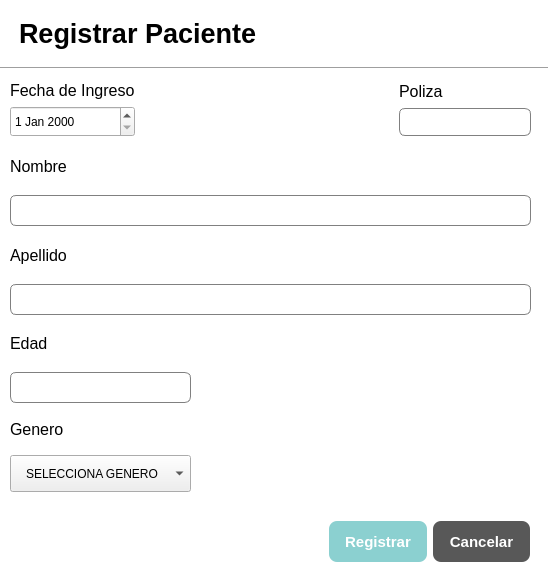
<?xml version="1.0" encoding="UTF-8"?>
<ui version="4.0">
 <class>PacienteDialog</class>
 <widget class="QDialog" name="PacienteDialog">
  <property name="geometry">
   <rect>
    <x>0</x>
    <y>0</y>
    <width>548</width>
    <height>584</height>
   </rect>
  </property>
  <property name="windowTitle">
   <string>Dialog</string>
  </property>
  <property name="styleSheet">
   <string notr="true">QDialog{
	background-color:white;
}

QLineEdit{
	border: 1px solid gray;
	border-radius: 6px;
	padding-left: 15px;
	height: 35px;
}

QComboBox{
	height: 35px;
	padding-left: 15px;
	selection-background-color: #2980B9;
}</string>
  </property>
  <widget class="Line" name="line">
   <property name="geometry">
    <rect>
     <x>0</x>
     <y>60</y>
     <width>551</width>
     <height>16</height>
    </rect>
   </property>
   <property name="orientation">
    <enum>Qt::Orientation::Horizontal</enum>
   </property>
  </widget>
  <widget class="QLabel" name="label">
   <property name="geometry">
    <rect>
     <x>19</x>
     <y>16</y>
     <width>321</width>
     <height>35</height>
    </rect>
   </property>
   <property name="font">
    <font>
     <pointsize>20</pointsize>
     <bold>true</bold>
    </font>
   </property>
   <property name="text">
    <string>Registrar Paciente</string>
   </property>
  </widget>
  <widget class="QWidget" name="layoutWidget_2">
   <property name="geometry">
    <rect>
     <x>329</x>
     <y>520</y>
     <width>201</width>
     <height>43</height>
    </rect>
   </property>
   <layout class="QHBoxLayout" name="horizontalLayout_4">
    <item>
     <widget class="QPushButton" name="registrar_btn">
      <property name="minimumSize">
       <size>
        <width>0</width>
        <height>41</height>
       </size>
      </property>
      <property name="styleSheet">
       <string notr="true">QPushButton{
	background-color: #8bd0d0;
	color: white;
	border: none;
	border-radius: 8px;
	font-weight: bold;
	font-size: 15px;
}</string>
      </property>
      <property name="text">
       <string>Registrar</string>
      </property>
     </widget>
    </item>
    <item>
     <widget class="QPushButton" name="cancelar_btn">
      <property name="minimumSize">
       <size>
        <width>0</width>
        <height>41</height>
       </size>
      </property>
      <property name="styleSheet">
       <string notr="true">QPushButton{
	background-color: #585858;
	color: white;
	border: none;
	border-radius: 8px;
	font-weight: bold;
	font-size: 15px;
}</string>
      </property>
      <property name="text">
       <string>Cancelar</string>
      </property>
     </widget>
    </item>
   </layout>
  </widget>
  <widget class="QWidget" name="layoutWidget">
   <property name="geometry">
    <rect>
     <x>10</x>
     <y>81</y>
     <width>521</width>
     <height>411</height>
    </rect>
   </property>
   <layout class="QVBoxLayout" name="verticalLayout_7">
    <item>
     <layout class="QHBoxLayout" name="horizontalLayout">
      <item>
       <layout class="QVBoxLayout" name="verticalLayout_2">
        <item>
         <widget class="QLabel" name="label_8">
          <property name="font">
           <font>
            <pointsize>12</pointsize>
           </font>
          </property>
          <property name="text">
           <string>Fecha de Ingreso</string>
          </property>
         </widget>
        </item>
        <item>
         <widget class="QDateEdit" name="fecha_dateEdit">
          <property name="minimumSize">
           <size>
            <width>0</width>
            <height>31</height>
           </size>
          </property>
          <property name="maximumSize">
           <size>
            <width>16777215</width>
            <height>31</height>
           </size>
          </property>
         </widget>
        </item>
       </layout>
      </item>
      <item>
       <spacer name="horizontalSpacer">
        <property name="orientation">
         <enum>Qt::Orientation::Horizontal</enum>
        </property>
        <property name="sizeHint" stdset="0">
         <size>
          <width>258</width>
          <height>20</height>
         </size>
        </property>
       </spacer>
      </item>
      <item>
       <layout class="QVBoxLayout" name="verticalLayout_3">
        <item>
         <widget class="QLabel" name="label_3">
          <property name="minimumSize">
           <size>
            <width>0</width>
            <height>21</height>
           </size>
          </property>
          <property name="maximumSize">
           <size>
            <width>16777215</width>
            <height>21</height>
           </size>
          </property>
          <property name="font">
           <font>
            <pointsize>12</pointsize>
           </font>
          </property>
          <property name="text">
           <string>Poliza</string>
          </property>
         </widget>
        </item>
        <item>
         <widget class="QLineEdit" name="poliza_lineEdit">
          <property name="minimumSize">
           <size>
            <width>0</width>
            <height>28</height>
           </size>
          </property>
          <property name="maximumSize">
           <size>
            <width>16777215</width>
            <height>28</height>
           </size>
          </property>
         </widget>
        </item>
       </layout>
      </item>
     </layout>
    </item>
    <item>
     <layout class="QVBoxLayout" name="verticalLayout">
      <item>
       <widget class="QLabel" name="label_2">
        <property name="font">
         <font>
          <pointsize>12</pointsize>
         </font>
        </property>
        <property name="text">
         <string>Nombre</string>
        </property>
       </widget>
      </item>
      <item>
       <widget class="QLineEdit" name="nombre_lineEdit">
        <property name="minimumSize">
         <size>
          <width>0</width>
          <height>31</height>
         </size>
        </property>
        <property name="maximumSize">
         <size>
          <width>16777215</width>
          <height>31</height>
         </size>
        </property>
       </widget>
      </item>
     </layout>
    </item>
    <item>
     <layout class="QVBoxLayout" name="verticalLayout_4">
      <item>
       <widget class="QLabel" name="label_4">
        <property name="font">
         <font>
          <pointsize>12</pointsize>
         </font>
        </property>
        <property name="text">
         <string>Apellido</string>
        </property>
       </widget>
      </item>
      <item>
       <widget class="QLineEdit" name="apellido_lineEdit">
        <property name="minimumSize">
         <size>
          <width>0</width>
          <height>31</height>
         </size>
        </property>
        <property name="maximumSize">
         <size>
          <width>16777215</width>
          <height>31</height>
         </size>
        </property>
       </widget>
      </item>
     </layout>
    </item>
    <item>
     <layout class="QVBoxLayout" name="verticalLayout_5">
      <item>
       <widget class="QLabel" name="label_5">
        <property name="font">
         <font>
          <pointsize>12</pointsize>
         </font>
        </property>
        <property name="text">
         <string>Edad</string>
        </property>
       </widget>
      </item>
      <item>
       <layout class="QHBoxLayout" name="horizontalLayout_3">
        <item>
         <widget class="QLineEdit" name="edad_lineEdit">
          <property name="minimumSize">
           <size>
            <width>181</width>
            <height>31</height>
           </size>
          </property>
          <property name="maximumSize">
           <size>
            <width>181</width>
            <height>31</height>
           </size>
          </property>
         </widget>
        </item>
        <item>
         <spacer name="horizontalSpacer_3">
          <property name="orientation">
           <enum>Qt::Orientation::Horizontal</enum>
          </property>
          <property name="sizeHint" stdset="0">
           <size>
            <width>328</width>
            <height>20</height>
           </size>
          </property>
         </spacer>
        </item>
       </layout>
      </item>
     </layout>
    </item>
    <item>
     <layout class="QVBoxLayout" name="verticalLayout_6">
      <item>
       <widget class="QLabel" name="label_6">
        <property name="font">
         <font>
          <pointsize>12</pointsize>
         </font>
        </property>
        <property name="text">
         <string>Genero</string>
        </property>
       </widget>
      </item>
      <item>
       <layout class="QHBoxLayout" name="horizontalLayout_2">
        <item>
         <widget class="QComboBox" name="comboBox">
          <property name="minimumSize">
           <size>
            <width>181</width>
            <height>0</height>
           </size>
          </property>
          <property name="maximumSize">
           <size>
            <width>181</width>
            <height>16777215</height>
           </size>
          </property>
          <property name="font">
           <font/>
          </property>
          <item>
           <property name="text">
            <string>SELECCIONA GENERO</string>
           </property>
          </item>
          <item>
           <property name="text">
            <string>Masculino</string>
           </property>
          </item>
          <item>
           <property name="text">
            <string>Femenino</string>
           </property>
          </item>
         </widget>
        </item>
        <item>
         <spacer name="horizontalSpacer_2">
          <property name="orientation">
           <enum>Qt::Orientation::Horizontal</enum>
          </property>
          <property name="sizeHint" stdset="0">
           <size>
            <width>338</width>
            <height>20</height>
           </size>
          </property>
         </spacer>
        </item>
       </layout>
      </item>
     </layout>
    </item>
   </layout>
  </widget>
 </widget>
 <resources/>
 <connections/>
</ui>
